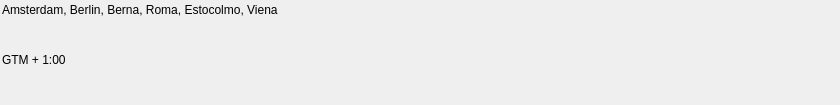
<?xml version="1.0" encoding="UTF-8"?>
<ui version="4.0">
 <class>SettingsDateTimeMenuItem</class>
 <widget class="QWidget" name="SettingsDateTimeMenuItem">
  <property name="geometry">
   <rect>
    <x>0</x>
    <y>0</y>
    <width>840</width>
    <height>105</height>
   </rect>
  </property>
  <property name="windowTitle">
   <string>Form</string>
  </property>
  <property name="styleSheet">
   <string notr="true" />
  </property>
  <layout class="QHBoxLayout" name="horizontalLayout">
   <property name="spacing">
    <number>0</number>
   </property>
   <property name="margin">
    <number>0</number>
   </property>
   <item>
    <widget class="QWidget" name="SettingsDateTimeMenuItemCont" native="true">
     <layout class="QHBoxLayout" name="horizontalLayout_2">
      <property name="spacing">
       <number>0</number>
      </property>
      <property name="margin">
       <number>2</number>
      </property>
      <item>
       <widget class="QWidget" name="DateTimeMenuItemCont" native="true">
        <property name="sizePolicy">
         <sizepolicy hsizetype="Preferred" vsizetype="Expanding">
          <horstretch>0</horstretch>
          <verstretch>0</verstretch>
         </sizepolicy>
        </property>
        <property name="minimumSize">
         <size>
          <width>0</width>
          <height>70</height>
         </size>
        </property>
        <property name="maximumSize">
         <size>
          <width>16777215</width>
          <height>99</height>
         </size>
        </property>
        <layout class="QVBoxLayout" name="verticalLayout">
         <property name="spacing">
          <number>0</number>
         </property>
         <property name="margin">
          <number>0</number>
         </property>
         <item>
          <widget class="QLabel" name="timeZoneCountriesLbl">
           <property name="sizePolicy">
            <sizepolicy hsizetype="Preferred" vsizetype="Expanding">
             <horstretch>0</horstretch>
             <verstretch>0</verstretch>
            </sizepolicy>
           </property>
           <property name="text">
            <string>Amsterdam, Berlin, Berna, Roma, Estocolmo, Viena</string>
           </property>
           <property name="alignment">
            <set>Qt::AlignLeading|Qt::AlignLeft|Qt::AlignTop</set>
           </property>
           <property name="indent">
            <number>0</number>
           </property>
          </widget>
         </item>
         <item>
          <widget class="QLabel" name="gtmLbl">
           <property name="sizePolicy">
            <sizepolicy hsizetype="Preferred" vsizetype="Expanding">
             <horstretch>0</horstretch>
             <verstretch>0</verstretch>
            </sizepolicy>
           </property>
           <property name="text">
            <string>GTM + 1:00</string>
           </property>
           <property name="alignment">
            <set>Qt::AlignLeading|Qt::AlignLeft|Qt::AlignTop</set>
           </property>
           <property name="indent">
            <number>0</number>
           </property>
          </widget>
         </item>
        </layout>
       </widget>
      </item>
      <item>
       <widget class="QLabel" name="checkTimezoneLbl">
        <property name="styleSheet">
         <string notr="true" />
        </property>
        <property name="text">
         <string />
        </property>
       </widget>
      </item>
      <item>
       <spacer name="horizontalSpacer">
        <property name="orientation">
         <enum>Qt::Horizontal</enum>
        </property>
        <property name="sizeType">
         <enum>QSizePolicy::Fixed</enum>
        </property>
        <property name="sizeHint" stdset="0">
         <size>
          <width>21</width>
          <height>28</height>
         </size>
        </property>
       </spacer>
      </item>
     </layout>
    </widget>
   </item>
  </layout>
 </widget>
 <resources />
 <connections />
</ui>
